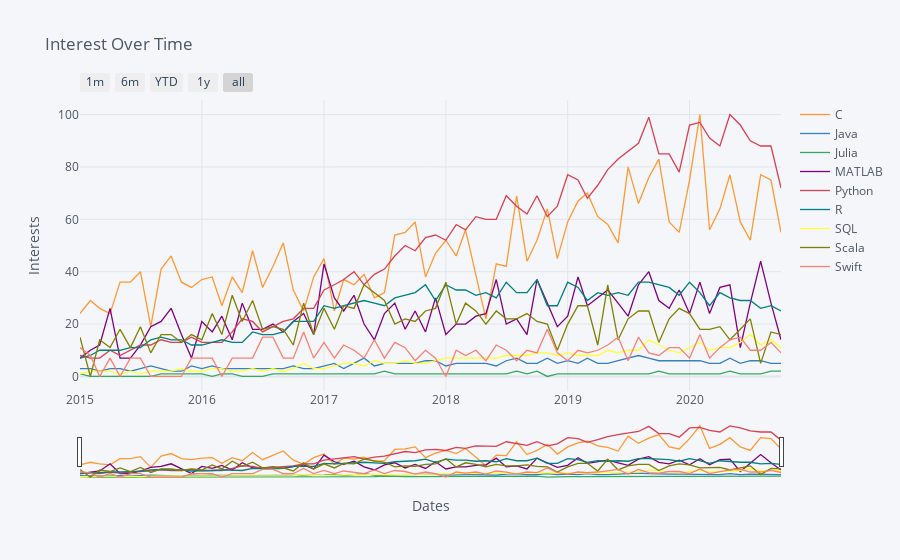

Source (notebook cell):
### Code cell
from pytrends.request import TrendReq
from plotly.offline import download_plotlyjs, init_notebook_mode, plot, iplot
import pandas as pd
import cufflinks as cf
import matplotlib.pyplot as plt
import plotly
import plotly.offline as py
import plotly.express as px


#Initialization settings
init_notebook_mode(connected=True)
cf.go_offline()
cf.set_config_file(offline=False, world_readable=True)
pytrends = TrendReq(hl = 'en-US', tz = 360)

#Range from 2015 to 2020, collecting monthly data
timeframe = '2015-01-01 2020-10-01'

#Split list into two parts, otherwise Google doesn't like it, then merge them together
kw_list1 = ["data science Python", "data science R", "data science Java", "data science Julia", "data science SQL"]
pytrends.build_payload(kw_list1, cat=0, timeframe = timeframe, geo='', gprop='')
dataframe1 = pytrends.interest_over_time()

kw_list2 = ["data science C", "data science MATLAB", "data science Scala", "data science Swift"]
pytrends.build_payload(kw_list2, cat=0, timeframe = timeframe, geo='', gprop='')
dataframe2 = pytrends.interest_over_time()

#Add dataframes together
dfmain = dataframe1.add(dataframe2, fill_value = 0)

#Drop isPartial column as it is unnecessary 
dfmain.drop(['isPartial'], axis = 'columns', inplace = True)

#Changing column names
dfmain.rename(columns={"data science Python":"Python", "data science C":"C", "data science MATLAB":"MATLAB", "data science Scala":"Scala", "data science Swift":"Swift","data science R":"R", "data science Java":"Java", "data science Julia":"Julia", "data science SQL":"SQL"}, inplace=True)

fig = dfmain.iplot(asFigure = True, kind = 'line', xTitle = 'Dates', yTitle = 'Interests', title='Interest Over Time')

#Manipulating the x-axis
fig.update_xaxes(rangeslider_visible=True,rangeselector=dict(buttons=list([dict(count=1, label="1m", step="month", stepmode="backward"),dict(count=6, label="6m", step="month", stepmode="backward"),dict(count=1, label="YTD", step="year", stepmode="todate"),dict(count=1, label="1y", step="year", stepmode="backward"),dict(step="all")])))

#Getting graph as HTML
fig.write_html("/path/to/hw_1.html")

#To work offline
plotly.offline.iplot(fig)

### Figure 1 — Plotly figure (JSON) as saved in the notebook; plotly's stock layout.template omitted (floating-point values rounded to 4 significant figures)
{"data": [{"line": {"color": "rgba(255, 153, 51, 1.0)", "dash": "solid", "shape": "linear", "width": 1.3}, "mode": "lines", "name": "C", "text": "", "type": "scatter", "x": ["2015-01-01", "2015-02-01", "2015-03-01", "2015-04-01", "2015-05-01", "2015-06-01", "2015-07-01", "2015-08-01", "2015-09-01", "2015-10-01", "2015-11-01", "2015-12-01", "2016-01-01", "2016-02-01", "2016-03-01", "2016-04-01", "2016-05-01", "2016-06-01", "2016-07-01", "2016-08-01", "2016-09-01", "2016-10-01", "2016-11-01", "2016-12-01", "2017-01-01", "2017-02-01", "2017-03-01", "2017-04-01", "2017-05-01", "2017-06-01", "2017-07-01", "2017-08-01", "2017-09-01", "2017-10-01", "2017-11-01", "2017-12-01", "2018-01-01", "2018-02-01", "2018-03-01", "2018-04-01", "2018-05-01", "2018-06-01", "2018-07-01", "2018-08-01", "2018-09-01", "2018-10-01", "2018-11-01", "2018-12-01", "2019-01-01", "2019-02-01", "2019-03-01", "2019-04-01", "2019-05-01", "2019-06-01", "2019-07-01", "2019-08-01", "2019-09-01", "2019-10-01", "2019-11-01", "2019-12-01", "2020-01-01", "2020-02-01", "2020-03-01", "2020-04-01", "2020-05-01", "2020-06-01", "2020-07-01", "2020-08-01", "2020-09-01", "2020-10-01"], "y": [24, 29, 26, 24, 36, 36, 40, 19, 41, 46, 36, 34, 37, 38, 27, 38, 32, 48, 34, 42, 51, 33, 25, 38, 45, 25, 37, 35, 39, 30, 32, 54, 55, 59, 38, 47, 52, 46, 56, 39, 22, 43, 42, 69, 44, 52, 64, 45, 59, 67, 70, 61, 58, 51, 80, 66, 76, 83, 59, 55, 75, 100, 56, 64, 77, 59, 52, 77, 75, 55]}, {"line": {"color": "rgba(55, 128, 191, 1.0)", "dash": "solid", "shape": "linear", "width": 1.3}, "mode": "lines", "name": "Java", "text": "", "type": "scatter", "x": ["2015-01-01", "2015-02-01", "2015-03-01", "2015-04-01", "2015-05-01", "2015-06-01", "2015-07-01", "2015-08-01", "2015-09-01", "2015-10-01", "2015-11-01", "2015-12-01", "2016-01-01", "2016-02-01", "2016-03-01", "2016-04-01", "2016-05-01", "2016-06-01", "2016-07-01", "2016-08-01", "2016-09-01", "2016-10-01", "2016-11-01", "2016-12-01", "2017-01-01", "2017-02-01", "2017-03-01", "2017-04-01", "2017-05-01", "2017-06-01", "2017-07-01", "2017-08-01", "2017-09-01", "2017-10-01", "2017-11-01", "2017-12-01", "2018-01-01", "2018-02-01", "2018-03-01", "2018-04-01", "2018-05-01", "2018-06-01", "2018-07-01", "2018-08-01", "2018-09-01", "2018-10-01", "2018-11-01", "2018-12-01", "2019-01-01", "2019-02-01", "2019-03-01", "2019-04-01", "2019-05-01", "2019-06-01", "2019-07-01", "2019-08-01", "2019-09-01", "2019-10-01", "2019-11-01", "2019-12-01", "2020-01-01", "2020-02-01", "2020-03-01", "2020-04-01", "2020-05-01", "2020-06-01", "2020-07-01", "2020-08-01", "2020-09-01", "2020-10-01"], "y": [3, 3, 2, 3, 3, 2, 3, 4, 3, 2, 2, 4, 3, 4, 3, 3, 3, 3, 3, 3, 3, 4, 3, 3, 4, 5, 3, 5, 7, 4, 5, 5, 5, 5, 6, 6, 4, 5, 5, 5, 5, 4, 6, 7, 5, 5, 7, 5, 6, 5, 7, 5, 5, 6, 7, 8, 7, 6, 6, 6, 6, 6, 5, 5, 7, 5, 6, 6, 5, 5]}, {"line": {"color": "rgba(50, 171, 96, 1.0)", "dash": "solid", "shape": "linear", "width": 1.3}, "mode": "lines", "name": "Julia", "text": "", "type": "scatter", "x": ["2015-01-01", "2015-02-01", "2015-03-01", "2015-04-01", "2015-05-01", "2015-06-01", "2015-07-01", "2015-08-01", "2015-09-01", "2015-10-01", "2015-11-01", "2015-12-01", "2016-01-01", "2016-02-01", "2016-03-01", "2016-04-01", "2016-05-01", "2016-06-01", "2016-07-01", "2016-08-01", "2016-09-01", "2016-10-01", "2016-11-01", "2016-12-01", "2017-01-01", "2017-02-01", "2017-03-01", "2017-04-01", "2017-05-01", "2017-06-01", "2017-07-01", "2017-08-01", "2017-09-01", "2017-10-01", "2017-11-01", "2017-12-01", "2018-01-01", "2018-02-01", "2018-03-01", "2018-04-01", "2018-05-01", "2018-06-01", "2018-07-01", "2018-08-01", "2018-09-01", "2018-10-01", "2018-11-01", "2018-12-01", "2019-01-01", "2019-02-01", "2019-03-01", "2019-04-01", "2019-05-01", "2019-06-01", "2019-07-01", "2019-08-01", "2019-09-01", "2019-10-01", "2019-11-01", "2019-12-01", "2020-01-01", "2020-02-01", "2020-03-01", "2020-04-01", "2020-05-01", "2020-06-01", "2020-07-01", "2020-08-01", "2020-09-01", "2020-10-01"], "y": [1, 0, 0, 0, 0, 0, 0, 0, 1, 1, 1, 1, 1, 0, 1, 1, 0, 0, 0, 1, 1, 1, 1, 1, 1, 1, 1, 1, 1, 1, 2, 1, 1, 1, 1, 1, 1, 1, 1, 1, 1, 1, 1, 2, 1, 2, 0, 1, 1, 1, 1, 1, 1, 1, 1, 1, 1, 2, 1, 1, 1, 1, 1, 1, 2, 1, 1, 1, 2, 2]}, {"line": {"color": "rgba(128, 0, 128, 1.0)", "dash": "solid", "shape": "linear", "width": 1.3}, "mode": "lines", "name": "MATLAB", "text": "", "type": "scatter", "x": ["2015-01-01", "2015-02-01", "2015-03-01", "2015-04-01", "2015-05-01", "2015-06-01", "2015-07-01", "2015-08-01", "2015-09-01", "2015-10-01", "2015-11-01", "2015-12-01", "2016-01-01", "2016-02-01", "2016-03-01", "2016-04-01", "2016-05-01", "2016-06-01", "2016-07-01", "2016-08-01", "2016-09-01", "2016-10-01", "2016-11-01", "2016-12-01", "2017-01-01", "2017-02-01", "2017-03-01", "2017-04-01", "2017-05-01", "2017-06-01", "2017-07-01", "2017-08-01", "2017-09-01", "2017-10-01", "2017-11-01", "2017-12-01", "2018-01-01", "2018-02-01", "2018-03-01", "2018-04-01", "2018-05-01", "2018-06-01", "2018-07-01", "2018-08-01", "2018-09-01", "2018-10-01", "2018-11-01", "2018-12-01", "2019-01-01", "2019-02-01", "2019-03-01", "2019-04-01", "2019-05-01", "2019-06-01", "2019-07-01", "2019-08-01", "2019-09-01", "2019-10-01", "2019-11-01", "2019-12-01", "2020-01-01", "2020-02-01", "2020-03-01", "2020-04-01", "2020-05-01", "2020-06-01", "2020-07-01", "2020-08-01", "2020-09-01", "2020-10-01"], "y": [7, 10, 12, 26, 7, 7, 12, 19, 21, 26, 16, 7, 21, 17, 23, 14, 28, 18, 18, 20, 17, 21, 24, 16, 43, 30, 25, 31, 20, 14, 24, 28, 18, 25, 17, 30, 16, 20, 20, 23, 24, 37, 20, 22, 16, 37, 28, 19, 23, 38, 27, 30, 33, 28, 23, 35, 40, 29, 26, 33, 24, 36, 24, 34, 35, 11, 28, 44, 28, 14]}, {"line": {"color": "rgba(219, 64, 82, 1.0)", "dash": "solid", "shape": "linear", "width": 1.3}, "mode": "lines", "name": "Python", "text": "", "type": "scatter", "x": ["2015-01-01", "2015-02-01", "2015-03-01", "2015-04-01", "2015-05-01", "2015-06-01", "2015-07-01", "2015-08-01", "2015-09-01", "2015-10-01", "2015-11-01", "2015-12-01", "2016-01-01", "2016-02-01", "2016-03-01", "2016-04-01", "2016-05-01", "2016-06-01", "2016-07-01", "2016-08-01", "2016-09-01", "2016-10-01", "2016-11-01", "2016-12-01", "2017-01-01", "2017-02-01", "2017-03-01", "2017-04-01", "2017-05-01", "2017-06-01", "2017-07-01", "2017-08-01", "2017-09-01", "2017-10-01", "2017-11-01", "2017-12-01", "2018-01-01", "2018-02-01", "2018-03-01", "2018-04-01", "2018-05-01", "2018-06-01", "2018-07-01", "2018-08-01", "2018-09-01", "2018-10-01", "2018-11-01", "2018-12-01", "2019-01-01", "2019-02-01", "2019-03-01", "2019-04-01", "2019-05-01", "2019-06-01", "2019-07-01", "2019-08-01", "2019-09-01", "2019-10-01", "2019-11-01", "2019-12-01", "2020-01-01", "2020-02-01", "2020-03-01", "2020-04-01", "2020-05-01", "2020-06-01", "2020-07-01", "2020-08-01", "2020-09-01", "2020-10-01"], "y": [8, 7, 7, 10, 8, 10, 12, 12, 14, 13, 13, 15, 13, 13, 13, 17, 22, 21, 17, 19, 21, 22, 26, 26, 33, 35, 37, 40, 35, 39, 41, 46, 50, 48, 53, 54, 52, 58, 56, 61, 60, 60, 69, 65, 62, 69, 61, 65, 77, 75, 68, 73, 79, 83, 86, 89, 99, 85, 85, 78, 96, 97, 91, 88, 100, 96, 90, 88, 88, 72]}, {"line": {"color": "rgba(0, 128, 128, 1.0)", "dash": "solid", "shape": "linear", "width": 1.3}, "mode": "lines", "name": "R", "text": "", "type": "scatter", "x": ["2015-01-01", "2015-02-01", "2015-03-01", "2015-04-01", "2015-05-01", "2015-06-01", "2015-07-01", "2015-08-01", "2015-09-01", "2015-10-01", "2015-11-01", "2015-12-01", "2016-01-01", "2016-02-01", "2016-03-01", "2016-04-01", "2016-05-01", "2016-06-01", "2016-07-01", "2016-08-01", "2016-09-01", "2016-10-01", "2016-11-01", "2016-12-01", "2017-01-01", "2017-02-01", "2017-03-01", "2017-04-01", "2017-05-01", "2017-06-01", "2017-07-01", "2017-08-01", "2017-09-01", "2017-10-01", "2017-11-01", "2017-12-01", "2018-01-01", "2018-02-01", "2018-03-01", "2018-04-01", "2018-05-01", "2018-06-01", "2018-07-01", "2018-08-01", "2018-09-01", "2018-10-01", "2018-11-01", "2018-12-01", "2019-01-01", "2019-02-01", "2019-03-01", "2019-04-01", "2019-05-01", "2019-06-01", "2019-07-01", "2019-08-01", "2019-09-01", "2019-10-01", "2019-11-01", "2019-12-01", "2020-01-01", "2020-02-01", "2020-03-01", "2020-04-01", "2020-05-01", "2020-06-01", "2020-07-01", "2020-08-01", "2020-09-01", "2020-10-01"], "y": [7, 8, 10, 10, 10, 11, 11, 14, 15, 14, 14, 12, 12, 13, 14, 13, 13, 17, 16, 16, 17, 21, 21, 21, 27, 26, 27, 28, 29, 28, 27, 30, 31, 32, 35, 29, 35, 33, 33, 31, 32, 30, 36, 32, 32, 37, 27, 27, 36, 34, 29, 32, 31, 32, 31, 36, 36, 35, 34, 31, 36, 32, 27, 32, 30, 29, 29, 26, 27, 25]}, {"line": {"color": "rgba(255, 255, 51, 1.0)", "dash": "solid", "shape": "linear", "width": 1.3}, "mode": "lines", "name": "SQL", "text": "", "type": "scatter", "x": ["2015-01-01", "2015-02-01", "2015-03-01", "2015-04-01", "2015-05-01", "2015-06-01", "2015-07-01", "2015-08-01", "2015-09-01", "2015-10-01", "2015-11-01", "2015-12-01", "2016-01-01", "2016-02-01", "2016-03-01", "2016-04-01", "2016-05-01", "2016-06-01", "2016-07-01", "2016-08-01", "2016-09-01", "2016-10-01", "2016-11-01", "2016-12-01", "2017-01-01", "2017-02-01", "2017-03-01", "2017-04-01", "2017-05-01", "2017-06-01", "2017-07-01", "2017-08-01", "2017-09-01", "2017-10-01", "2017-11-01", "2017-12-01", "2018-01-01", "2018-02-01", "2018-03-01", "2018-04-01", "2018-05-01", "2018-06-01", "2018-07-01", "2018-08-01", "2018-09-01", "2018-10-01", "2018-11-01", "2018-12-01", "2019-01-01", "2019-02-01", "2019-03-01", "2019-04-01", "2019-05-01", "2019-06-01", "2019-07-01", "2019-08-01", "2019-09-01", "2019-10-01", "2019-11-01", "2019-12-01", "2020-01-01", "2020-02-01", "2020-03-01", "2020-04-01", "2020-05-01", "2020-06-01", "2020-07-01", "2020-08-01", "2020-09-01", "2020-10-01"], "y": [1, 2, 2, 2, 1, 2, 1, 2, 2, 2, 3, 2, 2, 3, 3, 2, 2, 3, 2, 3, 2, 3, 5, 3, 3, 4, 5, 5, 4, 6, 5, 5, 6, 5, 5, 6, 7, 7, 7, 7, 7, 7, 8, 8, 8, 9, 9, 8, 9, 8, 8, 8, 10, 9, 10, 10, 14, 12, 10, 9, 11, 13, 10, 11, 11, 13, 16, 12, 14, 11]}, {"line": {"color": "rgba(128, 128, 0, 1.0)", "dash": "solid", "shape": "linear", "width": 1.3}, "mode": "lines", "name": "Scala", "text": "", "type": "scatter", "x": ["2015-01-01", "2015-02-01", "2015-03-01", "2015-04-01", "2015-05-01", "2015-06-01", "2015-07-01", "2015-08-01", "2015-09-01", "2015-10-01", "2015-11-01", "2015-12-01", "2016-01-01", "2016-02-01", "2016-03-01", "2016-04-01", "2016-05-01", "2016-06-01", "2016-07-01", "2016-08-01", "2016-09-01", "2016-10-01", "2016-11-01", "2016-12-01", "2017-01-01", "2017-02-01", "2017-03-01", "2017-04-01", "2017-05-01", "2017-06-01", "2017-07-01", "2017-08-01", "2017-09-01", "2017-10-01", "2017-11-01", "2017-12-01", "2018-01-01", "2018-02-01", "2018-03-01", "2018-04-01", "2018-05-01", "2018-06-01", "2018-07-01", "2018-08-01", "2018-09-01", "2018-10-01", "2018-11-01", "2018-12-01", "2019-01-01", "2019-02-01", "2019-03-01", "2019-04-01", "2019-05-01", "2019-06-01", "2019-07-01", "2019-08-01", "2019-09-01", "2019-10-01", "2019-11-01", "2019-12-01", "2020-01-01", "2020-02-01", "2020-03-01", "2020-04-01", "2020-05-01", "2020-06-01", "2020-07-01", "2020-08-01", "2020-09-01", "2020-10-01"], "y": [15, 0, 14, 11, 18, 11, 19, 9, 16, 16, 13, 16, 14, 24, 16, 31, 21, 29, 18, 19, 18, 12, 28, 16, 26, 18, 27, 26, 35, 32, 29, 20, 22, 21, 25, 26, 36, 20, 28, 25, 20, 25, 22, 22, 24, 21, 20, 10, 20, 27, 27, 12, 35, 14, 22, 25, 25, 13, 22, 26, 24, 18, 18, 19, 14, 18, 22, 5, 17, 16]}, {"line": {"color": "rgba(251, 128, 114, 1.0)", "dash": "solid", "shape": "linear", "width": 1.3}, "mode": "lines", "name": "Swift", "text": "", "type": "scatter", "x": ["2015-01-01", "2015-02-01", "2015-03-01", "2015-04-01", "2015-05-01", "2015-06-01", "2015-07-01", "2015-08-01", "2015-09-01", "2015-10-01", "2015-11-01", "2015-12-01", "2016-01-01", "2016-02-01", "2016-03-01", "2016-04-01", "2016-05-01", "2016-06-01", "2016-07-01", "2016-08-01", "2016-09-01", "2016-10-01", "2016-11-01", "2016-12-01", "2017-01-01", "2017-02-01", "2017-03-01", "2017-04-01", "2017-05-01", "2017-06-01", "2017-07-01", "2017-08-01", "2017-09-01", "2017-10-01", "2017-11-01", "2017-12-01", "2018-01-01", "2018-02-01", "2018-03-01", "2018-04-01", "2018-05-01", "2018-06-01", "2018-07-01", "2018-08-01", "2018-09-01", "2018-10-01", "2018-11-01", "2018-12-01", "2019-01-01", "2019-02-01", "2019-03-01", "2019-04-01", "2019-05-01", "2019-06-01", "2019-07-01", "2019-08-01", "2019-09-01", "2019-10-01", "2019-11-01", "2019-12-01", "2020-01-01", "2020-02-01", "2020-03-01", "2020-04-01", "2020-05-01", "2020-06-01", "2020-07-01", "2020-08-01", "2020-09-01", "2020-10-01"], "y": [11, 8, 0, 7, 0, 7, 7, 0, 0, 0, 0, 7, 7, 7, 0, 7, 7, 7, 15, 15, 7, 7, 17, 7, 13, 7, 12, 10, 7, 14, 7, 13, 11, 6, 10, 7, 0, 10, 8, 10, 6, 12, 10, 6, 10, 9, 18, 9, 6, 10, 9, 10, 12, 15, 6, 15, 9, 8, 11, 11, 7, 16, 7, 11, 14, 15, 10, 10, 13, 9]}], "layout": {"legend": {"bgcolor": "#F5F6F9", "font": {"color": "#4D5663"}}, "paper_bgcolor": "#F5F6F9", "plot_bgcolor": "#F5F6F9", "title": {"font": {"color": "#4D5663"}, "text": "Interest Over Time"}, "xaxis": {"gridcolor": "#E1E5ED", "rangeselector": {"buttons": [{"count": 1, "label": "1m", "step": "month", "stepmode": "backward"}, {"count": 6, "label": "6m", "step": "month", "stepmode": "backward"}, {"count": 1, "label": "YTD", "step": "year", "stepmode": "todate"}, {"count": 1, "label": "1y", "step": "year", "stepmode": "backward"}, {"step": "all"}]}, "rangeslider": {"visible": true}, "showgrid": true, "tickfont": {"color": "#4D5663"}, "title": {"font": {"color": "#4D5663"}, "text": "Dates"}, "zerolinecolor": "#E1E5ED"}, "yaxis": {"gridcolor": "#E1E5ED", "showgrid": true, "tickfont": {"color": "#4D5663"}, "title": {"font": {"color": "#4D5663"}, "text": "Interests"}, "zerolinecolor": "#E1E5ED"}}}
